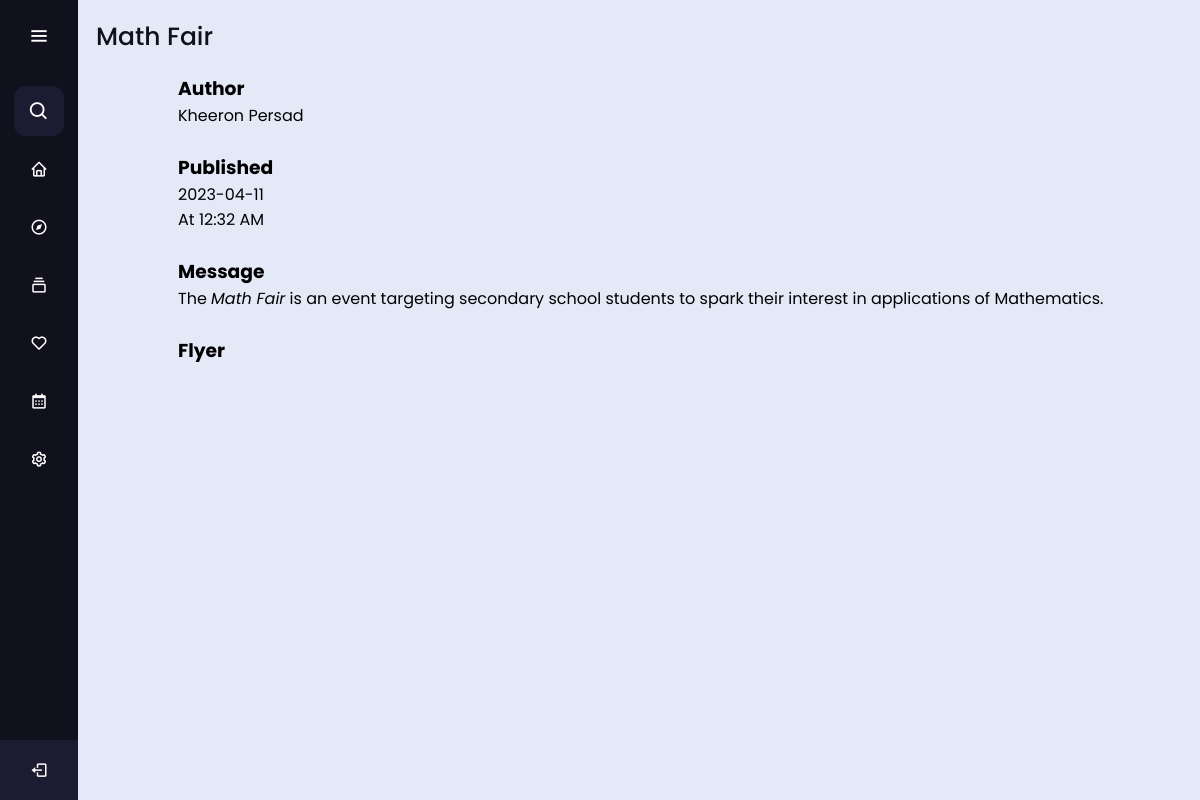
/post13 (signed in), run on the app's committed database.
### App/models.py (models this page shows)
class Post(db.Model):
  id = db.Column(db.Integer, primary_key=True, autoincrement=True)
  bID = db.Column(db.Integer, db.ForeignKey('board.id'), nullable=False)
  owner = db.Column(db.Integer, db.ForeignKey('user.id'))
  ownerName = db.Column(db.String(64), nullable=False)
  title = db.Column(db.String(64), nullable=False)
  message = db.Column(db.String(2048), nullable=False)
  faculty = db.Column(db.String(8), nullable=False)
  dept = db.Column(db.String(8), nullable=True)
  dateCreated = db.Column(db.DateTime, nullable=False, default=datetime.utcnow)
  image = db.Column(db.Boolean)
  imageLocation = db.Column(db.String(256), nullable=True)
  event = db.Column(db.Boolean)
  startDate = db.Column(db.Date,  default=date.today, index=True)
  endDate = db.Column(db.Date,  default=date.today, index=True)
  schedulePostDate = db.Column(db.DateTime,  default=datetime.utcnow, index=True)
  scheduledDeleteDate = db.Column(db.DateTime,  default=datetime.utcnow, index=True, nullable=True)
  viewCount = db.Column(db.Integer, nullable=True, default = 0)
  def toDict(self):
    return{
      "id": self.id,
      "bID": self.bID,
      "owner": self.owner,
      "ownerName":self.ownerName,
      "title": self.title,
      "message": self.message,
      "faculty": self.faculty,
      "dept": self.dept,
      "image": self.image,
      "imageLocation": self.imageLocation,
      "dateCreated": self.dateCreated,
      "startDate" : self.startDate,
      "endDate" : self.endDate,
      "schedulePostDate" : self.schedulePostDate,
      "scheduledDeleteDate" : self.scheduledDeleteDate,
      "viewCount": self.viewCount
    }

### App/app.py (the view)
@app.route('/post<pID>', methods=['GET'])
def viewPost(pID):
    if not current_user.is_authenticated:
        return redirect(url_for('login'))
    post = db.session.query(Post).get(pID)
    if post is None:
        abort(404)
    post.viewCount += 1
    db.session.add(post)
    db.session.commit()
    return render_template('post.html', post=post.toDict())

### App/app.py (called while the page is built)
@login_manager.user_loader
def load_user(user_id):
  return User.query.get(int(user_id))

@app.context_processor
def base():
  searchPost = SearchForm()
  return dict(form=searchPost)

### App/templates/post.html (shortened to what this page needs)
<!DOCTYPE html>
<html lang="en" dir="ltr">
<head>
    <link rel="stylesheet" href="./static/css/test.css">
    <link href="static/css/post.css" rel="stylesheet" type="text/css" />
    <link href='https://unpkg.com/boxicons@2.0.7/css/boxicons.min.css' rel='stylesheet'>
</head>
<body>
    <div class="sidebar">
        <div class="logo-details">
            <i class='bx bx-menu' id="btn"></i>
        </div>
        <ul class="nav-list">
            <li>
                <i class='bx bx-search'></i>
                <form method="POST" action="{{ url_for('search') }}" class="d-flex"> {{ form.hidden_tag() }}
                </form>
            </li>
            <li>
                <a href="{{ url_for('home') }}">
                    <i class='bx bx-home'></i>
                </a>
            </li>
            <li>
                <a href="{{ url_for('feed', uID = current_user.id, sortF = None, sortD = None) }}">
                    <i class='bx bx-compass'></i>
                </a>
            </li>
            <li>
                <a href="{{ url_for('boards') }}">
                    <i class='bx bx-collection'></i>
                </a>
            </li>
            <li>
                <a href="{{ url_for('savedBoards') }}">
                    <i class='bx bx-heart'></i>
                </a>
            </li>
            <li>
                <a href="{{ url_for('cal') }}">
                    <i class='bx bx-calendar'></i>
                </a>
            </li>
            <li>
                <a href="#">
                    <i class='bx bx-cog'></i>
                </a>
            </li>
            <li class="profile">
                <div class="profile-details">
                    <div class="name_job">
                        <div class="name">{{ current_user.username }}</div>
                    </div>
                </div>
                <div>
                    <a href="{{ url_for('logout') }}">
                        <i class='bx bx-log-out' id="log_out"></i>
                    </a>
                </div>
            </li>
        </ul>
    </div>
    <section class="home-section">
        <div class="button-container">
            <div class="text">{{ post.title }}</div>
        </div>
        <main>
            <div class="container-board">
                {% block content %}
                <div class="post-view-container">
                    <h3>Author</h3>
                    <p>{{ post.ownerName }}</p><br>
                    <h3>Published</h3>
                    <p>{{ post.schedulePostDate.strftime('%Y-%m-%d') }}</p>
                    <p>At {{ post.schedulePostDate.strftime('%I:%M %p') }}</p><br>
                    <h3>Message</h3>
                    <p>{{ post.message | safe}}</p><br>
                    {% if post.image %}
                        <h3>Flyer</h3>
                        <div class="">
                        </div>
                    {% endif %}
                {% endblock %}
                </div>
            </div>
        </main>
    </section>
</body>
</html>

### App/static/css/test.css (style rules this page uses)
* { margin: 0; padding: 0; box-sizing: border-box; font-family: "Poppins" , sans-serif; }
.sidebar { position: fixed; left: 0; top: 0; height: 100%; width: 78px; background: #11101D; padding: 6px 14px; z-index: 99; transition: all 0.5s ease; }
.sidebar .logo-details { height: 60px; display: flex; align-items: center; position: relative; }
.sidebar .logo-details #btn { position: absolute; top: 50%; right: 0; transform: translateY(-50%); font-size: 22px; transition: all 0.4s ease; font-size: 23px; text-align: center; cursor: pointer; transition: all 0.5s ease; }
.sidebar i { color: #fff; height: 60px; min-width: 50px; font-size: 28px; text-align: center; line-height: 60px; }
.sidebar .nav-list { margin-top: 20px; height: 100%; }
.sidebar li { position: relative; margin: 8px 0; list-style: none; }
.sidebar .bx-search { position: absolute; top: 50%; left: 0; transform: translateY(-50%); font-size: 22px; background: #1d1b31; color: #FFF; }
.sidebar li a { display: flex; height: 100%; width: 100%; border-radius: 12px; align-items: center; text-decoration: none; transition: all 0.4s ease; background: #11101D; }
.sidebar li i { height: 50px; line-height: 50px; font-size: 18px; border-radius: 12px; }
.sidebar li.profile { position: fixed; height: 60px; width: 78px; left: 0; bottom: -8px; padding: 10px 14px; background: #1d1b31; transition: all 0.5s ease; overflow: hidden; }
.sidebar li .profile-details { display: flex; align-items: center; flex-wrap: nowrap; }
.sidebar li.profile .name, .sidebar li.profile .job { font-size: 15px; font-weight: 400; color: #fff; white-space: nowrap; }
.sidebar .profile #log_out { position: absolute; top: 50%; right: 0; transform: translateY(-50%); background: #1d1b31; width: 100%; height: 60px; line-height: 60px; border-radius: 0px; transition: all 0.5s ease; }
.home-section { position: relative; background: #E4E9F7; height: 100vh; top: 0; left: 78px; width: calc(100% - 78px); transition: all 0.5s ease; overflow-y: auto; }
.home-section .text { display: inline-block; color: #11101d; font-size: 25px; font-weight: 500; margin: 18px }
.button-container { display: flex; }
.button-container { display: flex; justify-content: space-between; align-items: center; }

### App/static/css/post.css (style rules this page uses)
.post-view-container { margin-left: 100px; }
.name { text-align: center; }
a { color: black; text-decoration: none; }

### data on the page
Post: title "Math Fair", ownerName "Kheeron Persad", schedulePostDate "2023-04-11", schedulePostDate "12:32 AM", message "The Math Fair is an event targeting secondary school students to spark their interest in applications of Mathematics."
